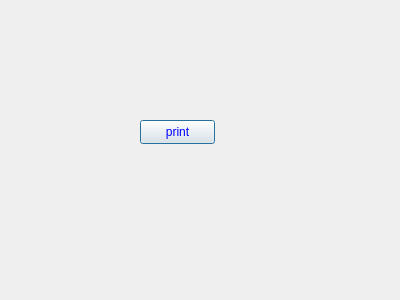
<?xml version="1.0" encoding="UTF-8"?>
<ui version="4.0">
 <class>Dialog</class>
 <widget class="QDialog" name="Dialog">
  <property name="geometry">
   <rect>
    <x>0</x>
    <y>0</y>
    <width>400</width>
    <height>300</height>
   </rect>
  </property>
  <property name="windowTitle">
   <string>Dialog</string>
  </property>
  <widget class="QPushButton" name="pb_print">
   <property name="geometry">
    <rect>
     <x>140</x>
     <y>120</y>
     <width>75</width>
     <height>24</height>
    </rect>
   </property>
   <property name="styleSheet">
    <string notr="true">color: blue</string>
   </property>
   <property name="text">
    <string>print</string>
   </property>
  </widget>
 </widget>
 <resources/>
 <connections/>
</ui>
